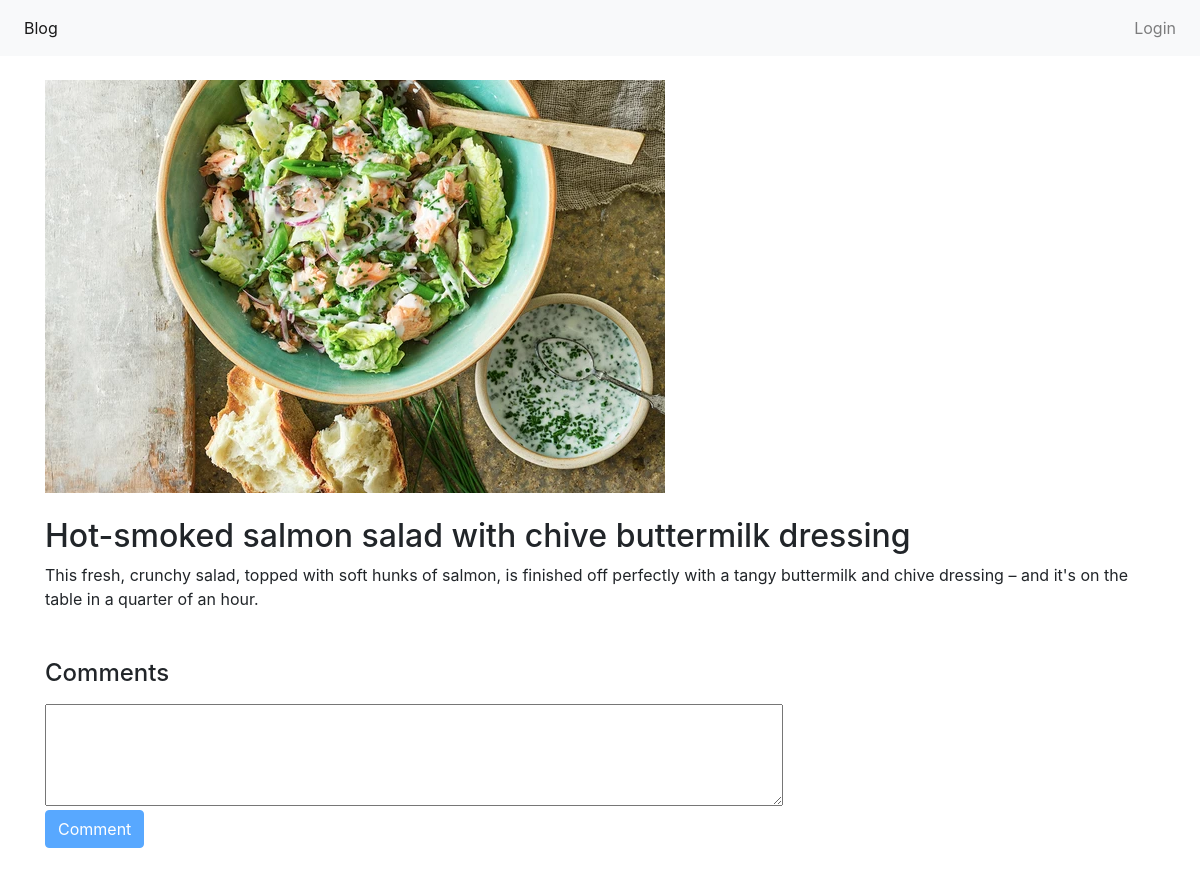
The page /single_post.php?post-slug=hot-smoked-salmon-salad on the database its author committed.
### tables this page shows
CREATE TABLE `posts` (
  `id` int NOT NULL,
  `title` varchar(255) NOT NULL,
  `slug` varchar(255) NOT NULL,
  `image` varchar(255) NOT NULL,
  `body` text NOT NULL,
  `published` tinyint(1) NOT NULL,
  `created_at` timestamp NOT NULL DEFAULT CURRENT_TIMESTAMP,
  `category` int NOT NULL
);

### includes/public_functions.php (called while the page is built, shortened)
<?php
function getPost($slug){
	global $mysqli;
	$post = null;
	$post_slug = $_GET['post-slug'];
	$sql = "SELECT * FROM posts WHERE slug='$post_slug' AND published=true";
	$result = $mysqli->query($sql);
	if($result)
		$post = $result->fetch_assoc();
	return $post;
}
?>

### single_post.php (the view, shortened to what this page needs)
<?php
$loggedin = true;
if(!isset($_SESSION["loggedin"]) || $_SESSION["loggedin"] !== true) {
    $loggedin = false;
};
?>
</head>
<!DOCTYPE html>
<html lang="it">
<head>
   <?php include (dirname(__FILE__).'/components/head.php');?>
   <?php require_once('config.php') ?>
   <?php require_once(ROOT_PATH .'/includes/public_functions.php') ?>
   <?php
	if (isset($_GET['post-slug'])) {
		$post = getPost($_GET['post-slug']);
	}
    ?>
</head>
<body>
<?php include (dirname(__FILE__).'/components/navbar.php');?>
<div class="container">
	<div class="content" >
		<div class="post-wrapper">
			<div class="full-post-div">
            <?php if ($post == null): ?>
                <h2 class="post-title">Sorry... This post doesn`t exist</h2>
			<?php elseif ($post['published'] == false): ?>
                <h2 class="post-title">Sorry... This post has not been published</h2>
			<?php else: ?>
                <img src="<?php echo '/images/' . $post['image']; ?>" class="post_image mt-4 mb-4" alt="">
				<h2 class="post-title"><?php echo $post['title']; ?></h2>
				<div class="post-body-div">
					<?php echo html_entity_decode($post['body']); ?>
				</div>
			<?php endif ?>
			</div>
			<div class="comments mt-5">
				<h4>Comments</h4>
				<form action="addcomment.php" method="post">
				<textarea class="mb-1 mt-2" id="textComment" name="textComment" rows="4" cols="70" required></textarea>
				<div class="mb-4">
					<input type="submit" class="btn btn-primary" value="Comment" <?php if(!$loggedin) echo "disabled"?>/>
				</div>
				</form>
			</div>
		</div>
	</div>
</div>

### style.css (style rules this page uses)
img { max-width: 80%; }

### rows shown on the page
posts: image (picture), title "Hot-smoked salmon salad with chive buttermilk dressing", body "This fresh, crunchy salad, topped with soft hunks of salmon, is finished off perfectly with a tangy buttermilk and chive dressing – and it's on the table in a quarter of an hour."
